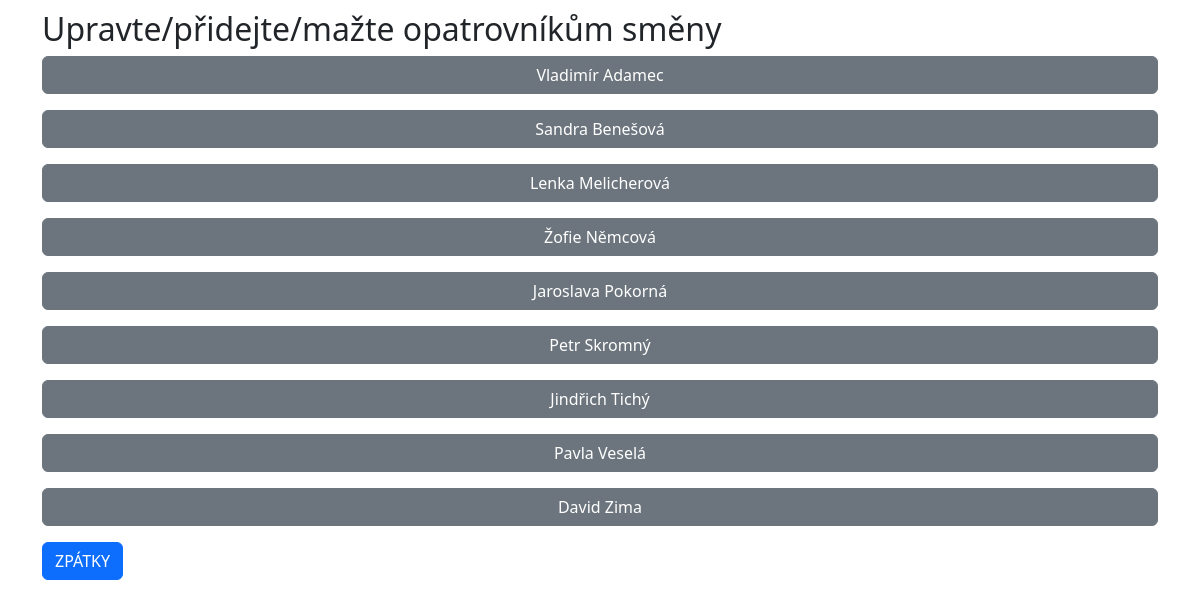
The app's page /sprava/smeny/ (signed in) with its own data.
### caregiver/models.py (models this page shows)
class Caregiver(models.Model):
    user = models.OneToOneField(User, on_delete=models.CASCADE, default='', related_name='caregiver_profile')
    objects = models.Manager()
    class ShiftManager(models.Manager):
        def create_shift(self, caregiver, date_of_shift, start, end):
            return self.create(caregiver=caregiver, date_of_shift=date_of_shift, start=start, end=end)
    shifts = ShiftManager()
    @property
    def first_name(self):
        return self.user.first_name
    @property
    def last_name(self):
        return self.user.last_name

### home/decorators.py (the view)
        def _wrapped_view(request, *args, **kwargs):
            if request.user.is_authenticated:
                groups = request.user.groups.values_list('name', flat=True)
                if group_name in groups:
                    return view_func(request, *args, **kwargs)
            return redirect('login_user')

### home/views.py (called while the page is built)
@admin_required
def shifts(request):
    caregivers = Caregiver.objects.all().order_by('user__last_name')
    return render(request, 'shifts.html', {'caregivers': caregivers})

### home/templates/shifts.html (shortened to what this page needs)
{% extends 'base_administration.html' %}
{% block content %}
    <h2>Upravte/přidejte/mažte opatrovníkům směny</h2>
    {% for caregiver in caregivers %}
    	<p><a class="btn btn-secondary uniform-btn" href="{% url 'edit_shifts' caregiver.pk %}">{{ caregiver.first_name }} {{ caregiver.last_name }}</a></p>
    {% endfor %}
    <a href="{% url 'administration' %}" class="btn btn-primary">ZPÁTKY</a>
{% endblock %}

### static/login/base.css (style rules this page uses)
body { background-color: #fff; }
h2 { padding-top: 10px; }

### home/templates/shifts.html (style rules this page uses)
.uniform-btn { width: 100%; }

### records on screen
Caregiver: first_name "Vladimír", last_name "Adamec"
Caregiver: first_name "Sandra", last_name "Benešová"
Caregiver: first_name "Lenka", last_name "Melicherová"
Caregiver: first_name "Žofie", last_name "Němcová"
Caregiver: first_name "Jaroslava", last_name "Pokorná"
Caregiver: first_name "Petr", last_name "Skromný"
Caregiver: first_name "Jindřich", last_name "Tichý"
Caregiver: first_name "Pavla", last_name "Veselá"
Caregiver: first_name "David", last_name "Zima"
